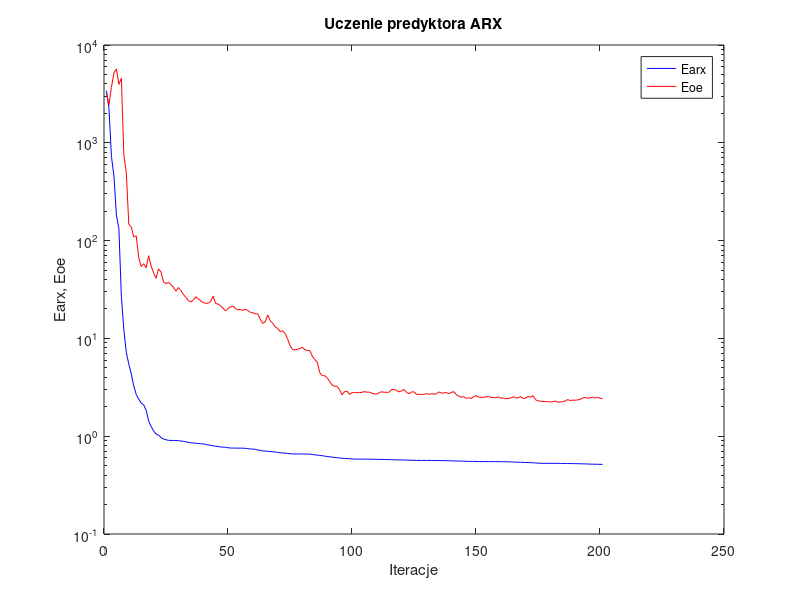
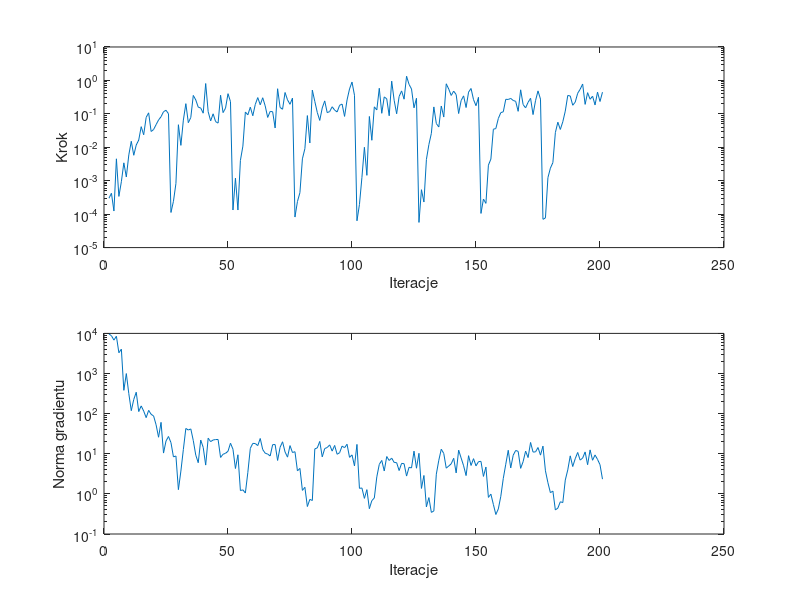

Write MATLAB code to recreate these figures, in order.
%uczenie predyktora arx
clear all;
n=0; farx(n+1)=3.411738e+003; foe(n+1)=3.196415e+003; wspucz(n+1)=0.000000e+000; ng(n+1)=0.000000e+000;
%odnowa zmiennej metryki
n=1; farx(n+1)=2.233626e+003; foe(n+1)=2.433582e+003; krok(n+1)=2.992546e-004; ng(n+1)=9.673742e+003;
n=2; farx(n+1)=7.256438e+002; foe(n+1)=3.701392e+003; krok(n+1)=4.216476e-004; ng(n+1)=8.747209e+003;
n=3; farx(n+1)=4.581255e+002; foe(n+1)=5.177910e+003; krok(n+1)=1.241749e-004; ng(n+1)=6.804484e+003;
n=4; farx(n+1)=1.827035e+002; foe(n+1)=5.699401e+003; krok(n+1)=4.522618e-003; ng(n+1)=8.486882e+003;
n=5; farx(n+1)=1.328021e+002; foe(n+1)=3.958566e+003; krok(n+1)=3.395966e-004; ng(n+1)=3.293232e+003;
n=6; farx(n+1)=2.695080e+001; foe(n+1)=4.559430e+003; krok(n+1)=9.349870e-004; ng(n+1)=4.047267e+003;
n=7; farx(n+1)=1.228722e+001; foe(n+1)=7.540032e+002; krok(n+1)=3.427028e-003; ng(n+1)=3.810672e+002;
n=8; farx(n+1)=7.179451e+000; foe(n+1)=4.923820e+002; krok(n+1)=1.291963e-003; ng(n+1)=9.971520e+002;
n=9; farx(n+1)=5.450183e+000; foe(n+1)=1.465877e+002; krok(n+1)=5.906887e-003; ng(n+1)=3.154415e+002;
n=10; farx(n+1)=4.333311e+000; foe(n+1)=1.381568e+002; krok(n+1)=1.511671e-002; ng(n+1)=1.186455e+002;
n=11; farx(n+1)=3.253423e+000; foe(n+1)=1.087055e+002; krok(n+1)=5.770731e-003; ng(n+1)=2.260652e+002;
n=12; farx(n+1)=2.673231e+000; foe(n+1)=1.119355e+002; krok(n+1)=1.170476e-002; ng(n+1)=3.416419e+002;
n=13; farx(n+1)=2.392873e+000; foe(n+1)=6.671902e+001; krok(n+1)=1.645950e-002; ng(n+1)=1.125683e+002;
n=14; farx(n+1)=2.182960e+000; foe(n+1)=5.420595e+001; krok(n+1)=4.138946e-002; ng(n+1)=1.559171e+002;
n=15; farx(n+1)=2.088878e+000; foe(n+1)=5.806580e+001; krok(n+1)=2.369912e-002; ng(n+1)=1.158636e+002;
n=16; farx(n+1)=1.840658e+000; foe(n+1)=5.265127e+001; krok(n+1)=7.853583e-002; ng(n+1)=7.949798e+001;
n=17; farx(n+1)=1.429874e+000; foe(n+1)=7.013805e+001; krok(n+1)=1.072012e-001; ng(n+1)=1.207816e+002;
n=18; farx(n+1)=1.257931e+000; foe(n+1)=5.488246e+001; krok(n+1)=2.967304e-002; ng(n+1)=9.623567e+001;
n=19; farx(n+1)=1.131104e+000; foe(n+1)=4.673836e+001; krok(n+1)=3.406610e-002; ng(n+1)=8.745674e+001;
n=20; farx(n+1)=1.052098e+000; foe(n+1)=4.119681e+001; krok(n+1)=4.757597e-002; ng(n+1)=5.280556e+001;
n=21; farx(n+1)=1.025103e+000; foe(n+1)=5.140296e+001; krok(n+1)=6.561970e-002; ng(n+1)=2.581766e+001;
n=22; farx(n+1)=9.690686e-001; foe(n+1)=4.762937e+001; krok(n+1)=8.205256e-002; ng(n+1)=6.067059e+001;
n=23; farx(n+1)=9.341427e-001; foe(n+1)=3.782226e+001; krok(n+1)=1.160291e-001; ng(n+1)=1.040222e+001;
n=24; farx(n+1)=9.198772e-001; foe(n+1)=3.635200e+001; krok(n+1)=1.278954e-001; ng(n+1)=2.077749e+001;
n=25; farx(n+1)=9.069517e-001; foe(n+1)=3.739119e+001; krok(n+1)=1.011873e-001; ng(n+1)=2.693619e+001;
%odnowa zmiennej metryki
n=26; farx(n+1)=9.053621e-001; foe(n+1)=3.541185e+001; krok(n+1)=1.123699e-004; ng(n+1)=1.894924e+001;
n=27; farx(n+1)=9.047669e-001; foe(n+1)=3.328618e+001; krok(n+1)=2.419195e-004; ng(n+1)=8.366297e+000;
n=28; farx(n+1)=9.020489e-001; foe(n+1)=3.047693e+001; krok(n+1)=8.259539e-004; ng(n+1)=8.799279e+000;
n=29; farx(n+1)=8.996278e-001; foe(n+1)=3.309373e+001; krok(n+1)=4.732206e-002; ng(n+1)=1.275360e+000;
n=30; farx(n+1)=8.934865e-001; foe(n+1)=3.090649e+001; krok(n+1)=1.142218e-002; ng(n+1)=3.701970e+000;
n=31; farx(n+1)=8.861621e-001; foe(n+1)=2.813618e+001; krok(n+1)=6.504518e-002; ng(n+1)=1.281737e+001;
n=32; farx(n+1)=8.770687e-001; foe(n+1)=2.630358e+001; krok(n+1)=2.016994e-001; ng(n+1)=4.272533e+001;
n=33; farx(n+1)=8.655106e-001; foe(n+1)=2.436535e+001; krok(n+1)=5.440189e-002; ng(n+1)=3.901356e+001;
n=34; farx(n+1)=8.569030e-001; foe(n+1)=2.358836e+001; krok(n+1)=7.808311e-002; ng(n+1)=4.162683e+001;
n=35; farx(n+1)=8.512360e-001; foe(n+1)=2.457325e+001; krok(n+1)=3.556863e-001; ng(n+1)=2.138318e+001;
n=36; farx(n+1)=8.468763e-001; foe(n+1)=2.667557e+001; krok(n+1)=2.611580e-001; ng(n+1)=9.258230e+000;
n=37; farx(n+1)=8.422688e-001; foe(n+1)=2.550451e+001; krok(n+1)=1.582278e-001; ng(n+1)=5.983826e+000;
n=38; farx(n+1)=8.375183e-001; foe(n+1)=2.420748e+001; krok(n+1)=1.497077e-001; ng(n+1)=2.196700e+001;
n=39; farx(n+1)=8.346832e-001; foe(n+1)=2.326629e+001; krok(n+1)=1.046893e-001; ng(n+1)=1.441301e+001;
n=40; farx(n+1)=8.233770e-001; foe(n+1)=2.286043e+001; krok(n+1)=8.067975e-001; ng(n+1)=5.219852e+000;
n=41; farx(n+1)=8.145088e-001; foe(n+1)=2.287366e+001; krok(n+1)=1.160291e-001; ng(n+1)=2.443224e+001;
n=42; farx(n+1)=8.071858e-001; foe(n+1)=2.389954e+001; krok(n+1)=6.153853e-002; ng(n+1)=2.007174e+001;
n=43; farx(n+1)=7.983886e-001; foe(n+1)=2.709159e+001; krok(n+1)=1.003397e-001; ng(n+1)=2.203658e+001;
n=44; farx(n+1)=7.891358e-001; foe(n+1)=2.267738e+001; krok(n+1)=5.857529e-002; ng(n+1)=2.259387e+001;
n=45; farx(n+1)=7.839052e-001; foe(n+1)=2.249286e+001; krok(n+1)=5.286105e-002; ng(n+1)=2.271075e+001;
n=46; farx(n+1)=7.758071e-001; foe(n+1)=2.145925e+001; krok(n+1)=3.601750e-001; ng(n+1)=8.102193e+000;
n=47; farx(n+1)=7.735381e-001; foe(n+1)=2.041638e+001; krok(n+1)=1.090928e-001; ng(n+1)=9.710820e+000;
n=48; farx(n+1)=7.704478e-001; foe(n+1)=1.909660e+001; krok(n+1)=1.481341e-001; ng(n+1)=1.027567e+001;
n=49; farx(n+1)=7.618085e-001; foe(n+1)=2.026951e+001; krok(n+1)=4.015963e-001; ng(n+1)=1.154027e+001;
n=50; farx(n+1)=7.572843e-001; foe(n+1)=2.095398e+001; krok(n+1)=2.317569e-001; ng(n+1)=1.832641e+001;
%odnowa zmiennej metryki
n=51; farx(n+1)=7.564342e-001; foe(n+1)=2.144723e+001; krok(n+1)=1.331533e-004; ng(n+1)=1.298579e+001;
n=52; farx(n+1)=7.556994e-001; foe(n+1)=2.019134e+001; krok(n+1)=1.191677e-003; ng(n+1)=4.290869e+000;
n=53; farx(n+1)=7.552534e-001; foe(n+1)=1.961284e+001; krok(n+1)=1.330707e-004; ng(n+1)=9.436567e+000;
n=54; farx(n+1)=7.550654e-001; foe(n+1)=1.974519e+001; krok(n+1)=4.054150e-003; ng(n+1)=1.208838e+000;
n=55; farx(n+1)=7.543603e-001; foe(n+1)=1.927673e+001; krok(n+1)=1.082825e-002; ng(n+1)=1.261862e+000;
n=56; farx(n+1)=7.510630e-001; foe(n+1)=1.994869e+001; krok(n+1)=1.134226e-001; ng(n+1)=1.049189e+000;
n=57; farx(n+1)=7.468891e-001; foe(n+1)=1.924873e+001; krok(n+1)=9.363811e-002; ng(n+1)=3.436199e+000;
n=58; farx(n+1)=7.407279e-001; foe(n+1)=1.848941e+001; krok(n+1)=1.585131e-001; ng(n+1)=1.367739e+001;
n=59; farx(n+1)=7.385743e-001; foe(n+1)=1.827434e+001; krok(n+1)=8.776600e-002; ng(n+1)=1.813541e+001;
n=60; farx(n+1)=7.335792e-001; foe(n+1)=1.783625e+001; krok(n+1)=1.913888e-001; ng(n+1)=1.797959e+001;
n=61; farx(n+1)=7.246422e-001; foe(n+1)=1.780157e+001; krok(n+1)=3.064368e-001; ng(n+1)=1.596201e+001;
n=62; farx(n+1)=7.143786e-001; foe(n+1)=1.571717e+001; krok(n+1)=1.865458e-001; ng(n+1)=2.402922e+001;
n=63; farx(n+1)=7.082129e-001; foe(n+1)=1.423283e+001; krok(n+1)=3.032584e-001; ng(n+1)=1.271346e+001;
n=64; farx(n+1)=7.046836e-001; foe(n+1)=1.470997e+001; krok(n+1)=1.728699e-001; ng(n+1)=1.030264e+001;
n=65; farx(n+1)=7.008433e-001; foe(n+1)=1.737855e+001; krok(n+1)=7.808311e-002; ng(n+1)=9.831215e+000;
n=66; farx(n+1)=6.964978e-001; foe(n+1)=1.520890e+001; krok(n+1)=1.181740e-001; ng(n+1)=8.797979e+000;
n=67; farx(n+1)=6.930476e-001; foe(n+1)=1.436877e+001; krok(n+1)=1.158784e-001; ng(n+1)=1.686289e+001;
n=68; farx(n+1)=6.902830e-001; foe(n+1)=1.313413e+001; krok(n+1)=3.783561e-002; ng(n+1)=1.697152e+001;
n=69; farx(n+1)=6.825033e-001; foe(n+1)=1.265227e+001; krok(n+1)=5.642809e-001; ng(n+1)=6.809766e+000;
n=70; farx(n+1)=6.777477e-001; foe(n+1)=1.174262e+001; krok(n+1)=1.557206e-001; ng(n+1)=1.448493e+001;
n=71; farx(n+1)=6.738917e-001; foe(n+1)=1.197297e+001; krok(n+1)=1.372747e-001; ng(n+1)=1.988195e+001;
n=72; farx(n+1)=6.695047e-001; foe(n+1)=1.123656e+001; krok(n+1)=4.352152e-001; ng(n+1)=1.111173e+001;
n=73; farx(n+1)=6.668117e-001; foe(n+1)=9.959270e+000; krok(n+1)=2.621075e-001; ng(n+1)=8.237949e+000;
n=74; farx(n+1)=6.618909e-001; foe(n+1)=8.411756e+000; krok(n+1)=1.931257e-001; ng(n+1)=1.596700e+001;
n=75; farx(n+1)=6.591439e-001; foe(n+1)=7.712385e+000; krok(n+1)=2.965231e-001; ng(n+1)=1.073421e+001;
%odnowa zmiennej metryki
n=76; farx(n+1)=6.587624e-001; foe(n+1)=7.614184e+000; krok(n+1)=8.191911e-005; ng(n+1)=1.125509e+001;
n=77; farx(n+1)=6.586558e-001; foe(n+1)=7.743325e+000; krok(n+1)=2.386632e-004; ng(n+1)=3.749530e+000;
n=78; farx(n+1)=6.584074e-001; foe(n+1)=7.893910e+000; krok(n+1)=4.395065e-004; ng(n+1)=4.314654e+000;
n=79; farx(n+1)=6.581953e-001; foe(n+1)=8.111050e+000; krok(n+1)=4.515039e-003; ng(n+1)=1.221895e+000;
n=80; farx(n+1)=6.574106e-001; foe(n+1)=7.657423e+000; krok(n+1)=9.096510e-003; ng(n+1)=1.459631e+000;
n=81; farx(n+1)=6.567550e-001; foe(n+1)=7.539134e+000; krok(n+1)=8.877087e-002; ng(n+1)=4.837597e-001;
n=82; farx(n+1)=6.565413e-001; foe(n+1)=7.509331e+000; krok(n+1)=1.345452e-002; ng(n+1)=7.303612e-001;
n=83; farx(n+1)=6.497372e-001; foe(n+1)=6.580542e+000; krok(n+1)=5.138574e-001; ng(n+1)=6.835020e-001;
n=84; farx(n+1)=6.452532e-001; foe(n+1)=6.080408e+000; krok(n+1)=2.357265e-001; ng(n+1)=1.324466e+001;
n=85; farx(n+1)=6.401290e-001; foe(n+1)=5.700076e+000; krok(n+1)=1.101515e-001; ng(n+1)=1.399239e+001;
n=86; farx(n+1)=6.352286e-001; foe(n+1)=4.454980e+000; krok(n+1)=6.357754e-002; ng(n+1)=2.026646e+001;
n=87; farx(n+1)=6.321070e-001; foe(n+1)=4.158547e+000; krok(n+1)=1.502985e-001; ng(n+1)=8.373609e+000;
n=88; farx(n+1)=6.254709e-001; foe(n+1)=4.162184e+000; krok(n+1)=2.442288e-001; ng(n+1)=1.351017e+001;
n=89; farx(n+1)=6.200754e-001; foe(n+1)=3.960229e+000; krok(n+1)=1.088405e-001; ng(n+1)=1.429746e+001;
n=90; farx(n+1)=6.160607e-001; foe(n+1)=3.627453e+000; krok(n+1)=1.170340e-001; ng(n+1)=1.664365e+001;
n=91; farx(n+1)=6.109724e-001; foe(n+1)=3.321006e+000; krok(n+1)=1.630613e-001; ng(n+1)=1.163864e+001;
n=92; farx(n+1)=6.063414e-001; foe(n+1)=3.239739e+000; krok(n+1)=1.294832e-001; ng(n+1)=1.613068e+001;
n=93; farx(n+1)=6.019728e-001; foe(n+1)=3.238014e+000; krok(n+1)=1.138873e-001; ng(n+1)=9.711552e+000;
n=94; farx(n+1)=5.994204e-001; foe(n+1)=2.978755e+000; krok(n+1)=1.803954e-001; ng(n+1)=1.062914e+001;
n=95; farx(n+1)=5.956240e-001; foe(n+1)=2.653707e+000; krok(n+1)=1.961845e-001; ng(n+1)=1.549642e+001;
n=96; farx(n+1)=5.934366e-001; foe(n+1)=2.853561e+000; krok(n+1)=8.388517e-002; ng(n+1)=1.415668e+001;
n=97; farx(n+1)=5.907492e-001; foe(n+1)=2.889180e+000; krok(n+1)=2.601807e-001; ng(n+1)=1.726676e+001;
n=98; farx(n+1)=5.887766e-001; foe(n+1)=2.677676e+000; krok(n+1)=5.548341e-001; ng(n+1)=8.135448e+000;
n=99; farx(n+1)=5.852862e-001; foe(n+1)=2.790316e+000; krok(n+1)=8.935632e-001; ng(n+1)=9.367636e+000;
n=100; farx(n+1)=5.836883e-001; foe(n+1)=2.790176e+000; krok(n+1)=3.601750e-001; ng(n+1)=4.981289e+000;
%odnowa zmiennej metryki
n=101; farx(n+1)=5.831053e-001; foe(n+1)=2.788886e+000; krok(n+1)=6.334606e-005; ng(n+1)=1.710424e+001;
n=102; farx(n+1)=5.830937e-001; foe(n+1)=2.789828e+000; krok(n+1)=1.935432e-004; ng(n+1)=1.373742e+000;
n=103; farx(n+1)=5.830226e-001; foe(n+1)=2.810571e+000; krok(n+1)=1.255562e-003; ng(n+1)=1.402781e+000;
n=104; farx(n+1)=5.827593e-001; foe(n+1)=2.860955e+000; krok(n+1)=1.000091e-002; ng(n+1)=7.727268e-001;
n=105; farx(n+1)=5.826893e-001; foe(n+1)=2.819651e+000; krok(n+1)=1.449773e-003; ng(n+1)=1.276319e+000;
n=106; farx(n+1)=5.822118e-001; foe(n+1)=2.825449e+000; krok(n+1)=8.351152e-002; ng(n+1)=4.276207e-001;
n=107; farx(n+1)=5.820147e-001; foe(n+1)=2.748774e+000; krok(n+1)=1.622219e-002; ng(n+1)=6.799611e-001;
n=108; farx(n+1)=5.811436e-001; foe(n+1)=2.703493e+000; krok(n+1)=1.619492e-001; ng(n+1)=7.906438e-001;
n=109; farx(n+1)=5.804575e-001; foe(n+1)=2.699624e+000; krok(n+1)=1.312690e-001; ng(n+1)=2.654293e+000;
n=110; farx(n+1)=5.789567e-001; foe(n+1)=2.784496e+000; krok(n+1)=5.821767e-001; ng(n+1)=5.446149e+000;
n=111; farx(n+1)=5.784930e-001; foe(n+1)=2.852137e+000; krok(n+1)=1.039503e-001; ng(n+1)=6.818034e+000;
n=112; farx(n+1)=5.776304e-001; foe(n+1)=2.809754e+000; krok(n+1)=3.214238e-001; ng(n+1)=3.724588e+000;
n=113; farx(n+1)=5.771466e-001; foe(n+1)=2.812740e+000; krok(n+1)=2.818076e-001; ng(n+1)=8.524135e+000;
n=114; farx(n+1)=5.767479e-001; foe(n+1)=2.814600e+000; krok(n+1)=8.764941e-002; ng(n+1)=6.793862e+000;
n=115; farx(n+1)=5.749907e-001; foe(n+1)=3.012599e+000; krok(n+1)=9.512526e-001; ng(n+1)=7.780306e+000;
n=116; farx(n+1)=5.735542e-001; foe(n+1)=3.001970e+000; krok(n+1)=2.538306e-001; ng(n+1)=6.072771e+000;
n=117; farx(n+1)=5.732927e-001; foe(n+1)=2.933970e+000; krok(n+1)=1.005379e-001; ng(n+1)=5.998228e+000;
n=118; farx(n+1)=5.725746e-001; foe(n+1)=2.838745e+000; krok(n+1)=3.307424e-001; ng(n+1)=3.813904e+000;
n=119; farx(n+1)=5.715410e-001; foe(n+1)=2.906245e+000; krok(n+1)=4.854703e-001; ng(n+1)=5.759973e+000;
n=120; farx(n+1)=5.711169e-001; foe(n+1)=3.006883e+000; krok(n+1)=2.745822e-001; ng(n+1)=5.647924e+000;
n=121; farx(n+1)=5.697733e-001; foe(n+1)=2.811495e+000; krok(n+1)=1.334889e+000; ng(n+1)=2.778559e+000;
n=122; farx(n+1)=5.685529e-001; foe(n+1)=2.724525e+000; krok(n+1)=7.612154e-001; ng(n+1)=4.601204e+000;
n=123; farx(n+1)=5.674454e-001; foe(n+1)=2.834089e+000; krok(n+1)=5.535078e-001; ng(n+1)=4.439128e+000;
n=124; farx(n+1)=5.666919e-001; foe(n+1)=2.842006e+000; krok(n+1)=1.515816e-001; ng(n+1)=1.162805e+001;
n=125; farx(n+1)=5.657922e-001; foe(n+1)=2.680352e+000; krok(n+1)=2.935451e-001; ng(n+1)=4.360936e+000;
%odnowa zmiennej metryki
n=126; farx(n+1)=5.656187e-001; foe(n+1)=2.677226e+000; krok(n+1)=5.665485e-005; ng(n+1)=1.026934e+001;
n=127; farx(n+1)=5.655764e-001; foe(n+1)=2.668911e+000; krok(n+1)=5.391128e-004; ng(n+1)=1.366233e+000;
n=128; farx(n+1)=5.655246e-001; foe(n+1)=2.680665e+000; krok(n+1)=2.308086e-004; ng(n+1)=2.876806e+000;
n=129; farx(n+1)=5.654962e-001; foe(n+1)=2.722597e+000; krok(n+1)=4.312903e-003; ng(n+1)=4.745213e-001;
n=130; farx(n+1)=5.652600e-001; foe(n+1)=2.681406e+000; krok(n+1)=1.207035e-002; ng(n+1)=8.079486e-001;
n=131; farx(n+1)=5.651934e-001; foe(n+1)=2.718325e+000; krok(n+1)=2.610023e-002; ng(n+1)=3.456090e-001;
n=132; farx(n+1)=5.645864e-001; foe(n+1)=2.691043e+000; krok(n+1)=1.612369e-001; ng(n+1)=3.755404e-001;
n=133; farx(n+1)=5.641802e-001; foe(n+1)=2.704005e+000; krok(n+1)=5.135894e-002; ng(n+1)=3.098741e+000;
n=134; farx(n+1)=5.637167e-001; foe(n+1)=2.835413e+000; krok(n+1)=4.050274e-002; ng(n+1)=6.894732e+000;
n=135; farx(n+1)=5.630456e-001; foe(n+1)=2.769245e+000; krok(n+1)=1.713887e-001; ng(n+1)=1.298094e+001;
n=136; farx(n+1)=5.626871e-001; foe(n+1)=2.763324e+000; krok(n+1)=8.035594e-002; ng(n+1)=1.018421e+001;
n=137; farx(n+1)=5.619127e-001; foe(n+1)=2.795851e+000; krok(n+1)=7.927530e-001; ng(n+1)=4.376436e+000;
n=138; farx(n+1)=5.607513e-001; foe(n+1)=2.722317e+000; krok(n+1)=5.524354e-001; ng(n+1)=4.948301e+000;
n=139; farx(n+1)=5.600479e-001; foe(n+1)=2.791469e+000; krok(n+1)=3.550835e-001; ng(n+1)=5.605344e+000;
n=140; farx(n+1)=5.590548e-001; foe(n+1)=2.862006e+000; krok(n+1)=4.788369e-001; ng(n+1)=7.718606e+000;
n=141; farx(n+1)=5.578571e-001; foe(n+1)=2.668761e+000; krok(n+1)=3.768236e-001; ng(n+1)=3.334040e+000;
n=142; farx(n+1)=5.573160e-001; foe(n+1)=2.576171e+000; krok(n+1)=1.022485e-001; ng(n+1)=1.231694e+001;
n=143; farx(n+1)=5.561905e-001; foe(n+1)=2.502301e+000; krok(n+1)=2.496347e-001; ng(n+1)=7.847270e+000;
n=144; farx(n+1)=5.549514e-001; foe(n+1)=2.539207e+000; krok(n+1)=3.450079e-001; ng(n+1)=5.019908e+000;
n=145; farx(n+1)=5.541821e-001; foe(n+1)=2.437060e+000; krok(n+1)=1.545508e-001; ng(n+1)=2.858370e+000;
n=146; farx(n+1)=5.533382e-001; foe(n+1)=2.469935e+000; krok(n+1)=4.461084e-001; ng(n+1)=8.956535e+000;
n=147; farx(n+1)=5.527081e-001; foe(n+1)=2.427565e+000; krok(n+1)=5.738785e-001; ng(n+1)=5.106322e+000;
n=148; farx(n+1)=5.522097e-001; foe(n+1)=2.530596e+000; krok(n+1)=2.663792e-001; ng(n+1)=7.551756e+000;
n=149; farx(n+1)=5.514536e-001; foe(n+1)=2.597118e+000; krok(n+1)=1.752988e-001; ng(n+1)=4.991985e+000;
n=150; farx(n+1)=5.506985e-001; foe(n+1)=2.505260e+000; krok(n+1)=3.125722e-001; ng(n+1)=6.347215e+000;
%odnowa zmiennej metryki
n=151; farx(n+1)=5.505770e-001; foe(n+1)=2.505830e+000; krok(n+1)=1.052302e-004; ng(n+1)=6.469942e+000;
n=152; farx(n+1)=5.504968e-001; foe(n+1)=2.499112e+000; krok(n+1)=2.825558e-004; ng(n+1)=2.723974e+000;
n=153; farx(n+1)=5.503400e-001; foe(n+1)=2.517845e+000; krok(n+1)=2.102562e-004; ng(n+1)=4.666666e+000;
n=154; farx(n+1)=5.502831e-001; foe(n+1)=2.552320e+000; krok(n+1)=2.926191e-003; ng(n+1)=8.167008e-001;
n=155; farx(n+1)=5.501285e-001; foe(n+1)=2.484300e+000; krok(n+1)=4.427789e-003; ng(n+1)=9.845865e-001;
n=156; farx(n+1)=5.498274e-001; foe(n+1)=2.482019e+000; krok(n+1)=3.473024e-002; ng(n+1)=5.468669e-001;
n=157; farx(n+1)=5.497370e-001; foe(n+1)=2.475597e+000; krok(n+1)=3.633140e-002; ng(n+1)=3.061695e-001;
n=158; farx(n+1)=5.494954e-001; foe(n+1)=2.527302e+000; krok(n+1)=7.262643e-002; ng(n+1)=4.217232e-001;
n=159; farx(n+1)=5.490554e-001; foe(n+1)=2.449085e+000; krok(n+1)=1.088405e-001; ng(n+1)=8.696474e-001;
n=160; farx(n+1)=5.484064e-001; foe(n+1)=2.453396e+000; krok(n+1)=1.150668e-001; ng(n+1)=2.426039e+000;
n=161; farx(n+1)=5.476657e-001; foe(n+1)=2.413507e+000; krok(n+1)=2.725288e-001; ng(n+1)=5.479209e+000;
n=162; farx(n+1)=5.467354e-001; foe(n+1)=2.426140e+000; krok(n+1)=2.694718e-001; ng(n+1)=1.221881e+001;
n=163; farx(n+1)=5.461228e-001; foe(n+1)=2.459215e+000; krok(n+1)=2.894475e-001; ng(n+1)=4.429577e+000;
n=164; farx(n+1)=5.442696e-001; foe(n+1)=2.530531e+000; krok(n+1)=2.518425e-001; ng(n+1)=9.211444e+000;
n=165; farx(n+1)=5.429140e-001; foe(n+1)=2.489713e+000; krok(n+1)=2.363480e-001; ng(n+1)=1.208939e+001;
n=166; farx(n+1)=5.424787e-001; foe(n+1)=2.461564e+000; krok(n+1)=1.190847e-001; ng(n+1)=1.147109e+001;
n=167; farx(n+1)=5.408851e-001; foe(n+1)=2.544984e+000; krok(n+1)=5.235795e-001; ng(n+1)=4.329527e+000;
n=168; farx(n+1)=5.395608e-001; foe(n+1)=2.424336e+000; krok(n+1)=1.890204e-001; ng(n+1)=6.366746e+000;
n=169; farx(n+1)=5.387905e-001; foe(n+1)=2.452656e+000; krok(n+1)=1.510272e-001; ng(n+1)=1.164393e+001;
n=170; farx(n+1)=5.376801e-001; foe(n+1)=2.550842e+000; krok(n+1)=2.211882e-001; ng(n+1)=8.038760e+000;
n=171; farx(n+1)=5.355964e-001; foe(n+1)=2.504329e+000; krok(n+1)=2.921091e-001; ng(n+1)=1.913188e+001;
n=172; farx(n+1)=5.347649e-001; foe(n+1)=2.600321e+000; krok(n+1)=9.513510e-002; ng(n+1)=1.102384e+001;
n=173; farx(n+1)=5.328775e-001; foe(n+1)=2.357603e+000; krok(n+1)=2.476508e-001; ng(n+1)=1.113003e+001;
n=174; farx(n+1)=5.301887e-001; foe(n+1)=2.300335e+000; krok(n+1)=4.863560e-001; ng(n+1)=1.430888e+001;
n=175; farx(n+1)=5.285880e-001; foe(n+1)=2.275542e+000; krok(n+1)=2.760258e-001; ng(n+1)=9.247736e+000;
%odnowa zmiennej metryki
n=176; farx(n+1)=5.281653e-001; foe(n+1)=2.272062e+000; krok(n+1)=7.005353e-005; ng(n+1)=1.550047e+001;
n=177; farx(n+1)=5.281283e-001; foe(n+1)=2.258441e+000; krok(n+1)=7.725621e-005; ng(n+1)=3.754962e+000;
n=178; farx(n+1)=5.280060e-001; foe(n+1)=2.261218e+000; krok(n+1)=1.238012e-003; ng(n+1)=1.898153e+000;
n=179; farx(n+1)=5.278963e-001; foe(n+1)=2.237354e+000; krok(n+1)=2.380740e-003; ng(n+1)=1.071912e+000;
n=180; farx(n+1)=5.277647e-001; foe(n+1)=2.253896e+000; krok(n+1)=3.485222e-003; ng(n+1)=1.174407e+000;
n=181; farx(n+1)=5.276336e-001; foe(n+1)=2.287842e+000; krok(n+1)=2.750088e-002; ng(n+1)=3.976409e-001;
n=182; farx(n+1)=5.272730e-001; foe(n+1)=2.228980e+000; krok(n+1)=5.625683e-002; ng(n+1)=4.419185e-001;
n=183; farx(n+1)=5.269570e-001; foe(n+1)=2.240232e+000; krok(n+1)=3.413625e-002; ng(n+1)=6.363001e-001;
n=184; farx(n+1)=5.264526e-001; foe(n+1)=2.258316e+000; krok(n+1)=5.793922e-002; ng(n+1)=6.066491e-001;
n=185; farx(n+1)=5.261701e-001; foe(n+1)=2.295743e+000; krok(n+1)=1.210679e-001; ng(n+1)=2.206813e+000;
n=186; farx(n+1)=5.255226e-001; foe(n+1)=2.370781e+000; krok(n+1)=3.550835e-001; ng(n+1)=3.959338e+000;
n=187; farx(n+1)=5.250914e-001; foe(n+1)=2.308800e+000; krok(n+1)=3.428611e-001; ng(n+1)=8.871365e+000;
n=188; farx(n+1)=5.246954e-001; foe(n+1)=2.340523e+000; krok(n+1)=1.809649e-001; ng(n+1)=4.805020e+000;
n=189; farx(n+1)=5.242057e-001; foe(n+1)=2.332224e+000; krok(n+1)=2.233908e-001; ng(n+1)=7.503112e+000;
n=190; farx(n+1)=5.234811e-001; foe(n+1)=2.350622e+000; krok(n+1)=4.128102e-001; ng(n+1)=1.077131e+001;
n=191; farx(n+1)=5.227942e-001; foe(n+1)=2.379839e+000; krok(n+1)=5.446764e-001; ng(n+1)=6.950814e+000;
n=192; farx(n+1)=5.216532e-001; foe(n+1)=2.462468e+000; krok(n+1)=7.807902e-001; ng(n+1)=7.802952e+000;
n=193; farx(n+1)=5.210198e-001; foe(n+1)=2.487627e+000; krok(n+1)=1.919924e-001; ng(n+1)=1.111496e+001;
n=194; farx(n+1)=5.197096e-001; foe(n+1)=2.450628e+000; krok(n+1)=4.305446e-001; ng(n+1)=5.331576e+000;
n=195; farx(n+1)=5.184174e-001; foe(n+1)=2.468964e+000; krok(n+1)=2.730638e-001; ng(n+1)=1.249431e+001;
n=196; farx(n+1)=5.175525e-001; foe(n+1)=2.506155e+000; krok(n+1)=3.372291e-001; ng(n+1)=6.887391e+000;
n=197; farx(n+1)=5.170021e-001; foe(n+1)=2.461693e+000; krok(n+1)=1.845727e-001; ng(n+1)=9.331386e+000;
n=198; farx(n+1)=5.163291e-001; foe(n+1)=2.497500e+000; krok(n+1)=4.461084e-001; ng(n+1)=7.235674e+000;
n=199; farx(n+1)=5.158569e-001; foe(n+1)=2.449653e+000; krok(n+1)=2.340680e-001; ng(n+1)=5.337327e+000;
n=200; farx(n+1)=5.149775e-001; foe(n+1)=2.403186e+000; krok(n+1)=4.448216e-001; ng(n+1)=2.328938e+000;

figure; semilogy(farx,'b'); hold on; semilogy(foe,'r'); xlabel('Iteracje'); ylabel('Earx, Eoe'); legend('Earx','Eoe'); title('Uczenie predyktora ARX');
figure; subplot(2,1,1); semilogy(krok); xlabel('Iteracje'); ylabel('Krok');
subplot(2,1,2); semilogy(ng); xlabel('Iteracje'); ylabel('Norma gradientu');
Earx=farx(n+1)
Eoe=foe(n+1)
